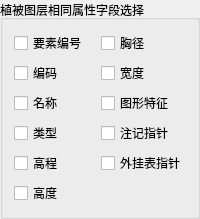
              <widget class="QGroupBox" name="groupBox_L_Field">
               <property name="minimumSize">
                <size>
                 <width>0</width>
                 <height>0</height>
                </size>
               </property>
               <property name="maximumSize">
                <size>
                 <width>16777215</width>
                 <height>16777215</height>
                </size>
               </property>
               <property name="title">
                <string>植被图层相同属性字段选择</string>
               </property>
               <layout class="QGridLayout" name="gridLayout_18">
                <item row="0" column="0">
                 <widget class="QCheckBox" name="checkBox_YaoSuBianHao_L">
                  <property name="text">
                   <string>要素编号</string>
                  </property>
                 </widget>
                </item>
                <item row="0" column="1">
                 <widget class="QCheckBox" name="checkBox_XiongJing_L">
                  <property name="text">
                   <string>胸径</string>
                  </property>
                 </widget>
                </item>
                <item row="1" column="0">
                 <widget class="QCheckBox" name="checkBox_BianMa_L">
                  <property name="text">
                   <string>编码</string>
                  </property>
                 </widget>
                </item>
                <item row="1" column="1">
                 <widget class="QCheckBox" name="checkBox_KuanDu_L">
                  <property name="text">
                   <string>宽度</string>
                  </property>
                 </widget>
                </item>
                <item row="2" column="0">
                 <widget class="QCheckBox" name="checkBox_MingCheng_L">
                  <property name="text">
                   <string>名称</string>
                  </property>
                 </widget>
                </item>
                <item row="2" column="1">
                 <widget class="QCheckBox" name="checkBox_TuXingTeZheng_L">
                  <property name="text">
                   <string>图形特征</string>
                  </property>
                 </widget>
                </item>
                <item row="3" column="0">
                 <widget class="QCheckBox" name="checkBox_LeiXing_L">
                  <property name="text">
                   <string>类型</string>
                  </property>
                 </widget>
                </item>
                <item row="3" column="1">
                 <widget class="QCheckBox" name="checkBox_ZhuJiZhiZhen_L">
                  <property name="text">
                   <string>注记指针</string>
                  </property>
                 </widget>
                </item>
                <item row="4" column="0">
                 <widget class="QCheckBox" name="checkBox_GaoCheng_L">
                  <property name="text">
                   <string>高程</string>
                  </property>
                 </widget>
                </item>
                <item row="4" column="1">
                 <widget class="QCheckBox" name="checkBox_WaiGuaBiaoZhiZhen_L">
                  <property name="text">
                   <string>外挂表指针</string>
                  </property>
                 </widget>
                </item>
                <item row="5" column="0">
                 <widget class="QCheckBox" name="checkBox_GaoDu_L">
                  <property name="text">
                   <string>高度</string>
                  </property>
                 </widget>
                </item>
               </layout>
              </widget>
